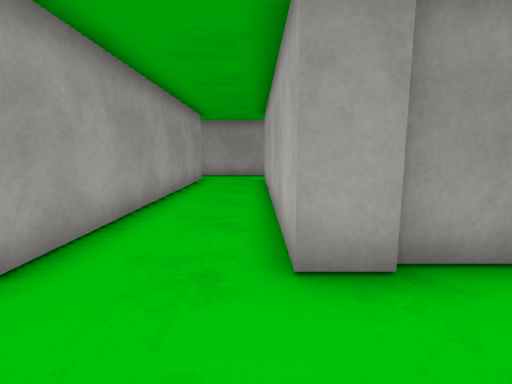
view 1 (above)

24 first-person views from a walk through a 3-D level made in the Unity game engine. The camera is 1.2 m above the floor, tilts 8° down and sees 85° across. The floor is counted in squares, 1 m on a side. Each view is taken from the middle of a square. On the plan, view 1 faces up. The plan holds only what a view shows up to about 13 squares ahead; the rest is blank. The place goes on beyond the plan. The player is left out. Surface patterns are stand-ins for the level's own textures.

view 2
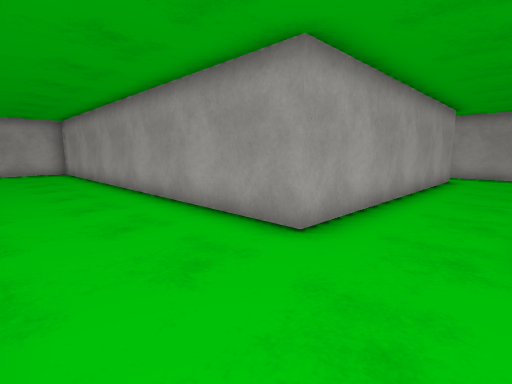

view 3
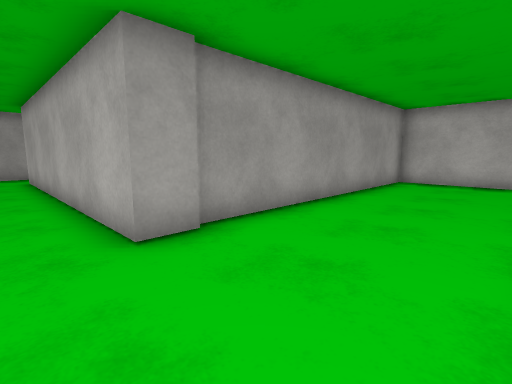

view 4
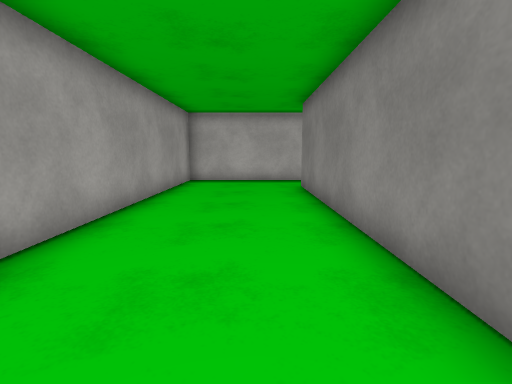

view 5
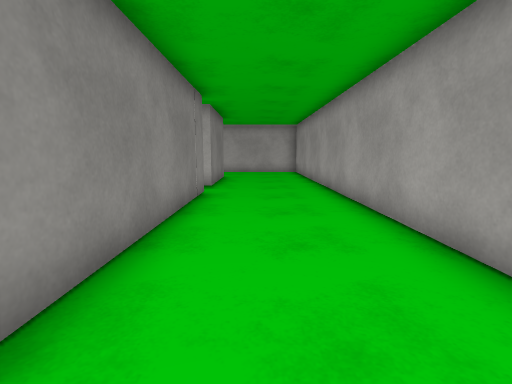

view 6
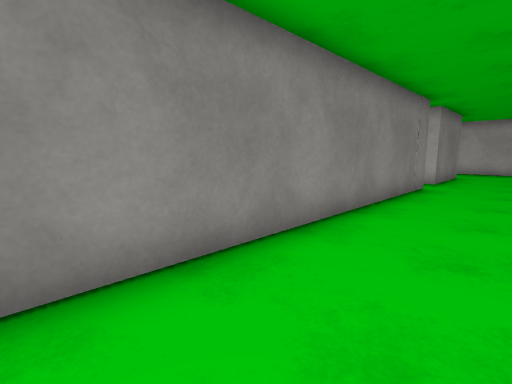

view 7
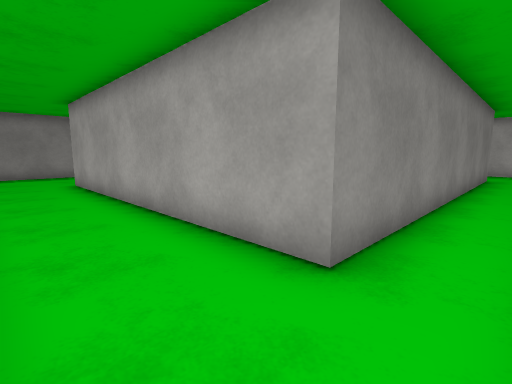

view 8
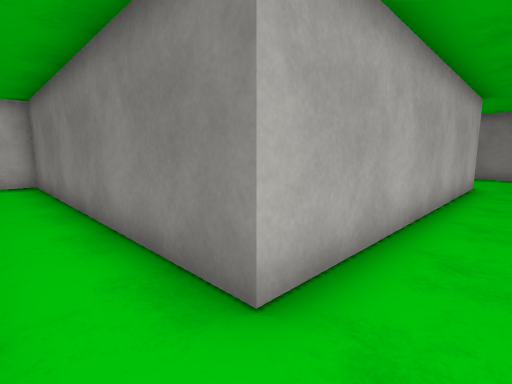

view 9
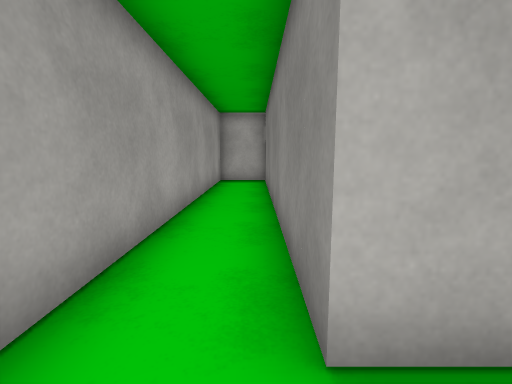

view 10
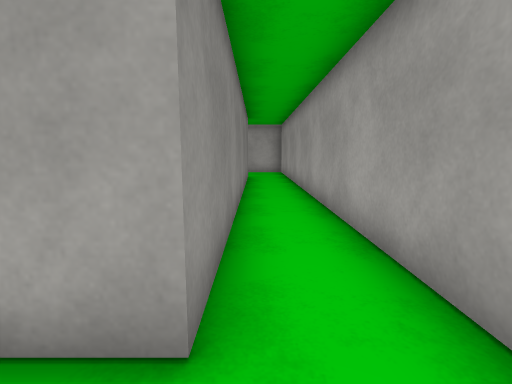

view 11
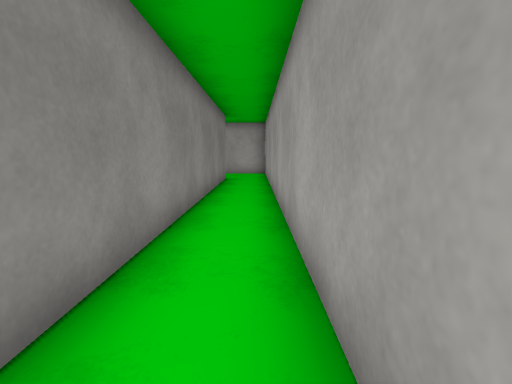

view 12
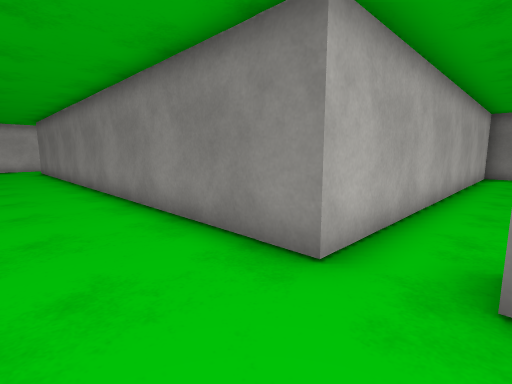

view 13
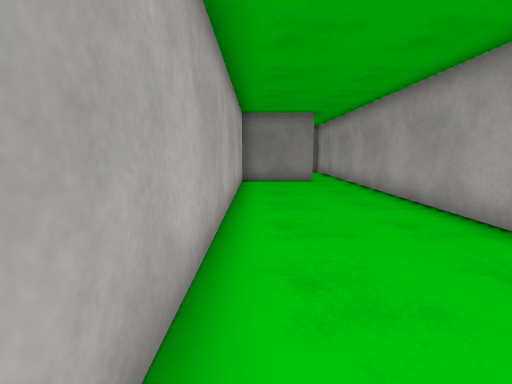

view 14
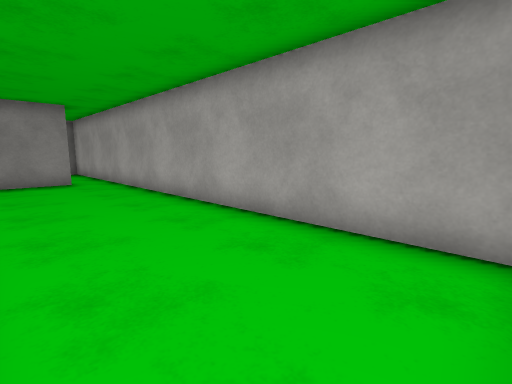

view 15
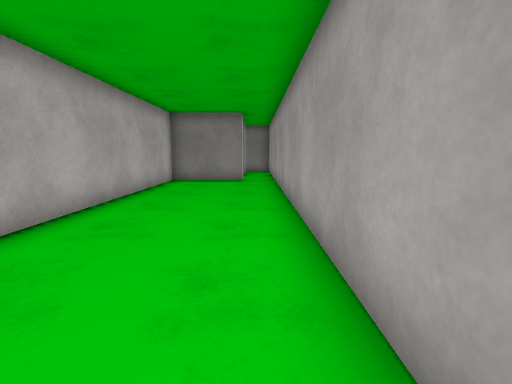

view 16
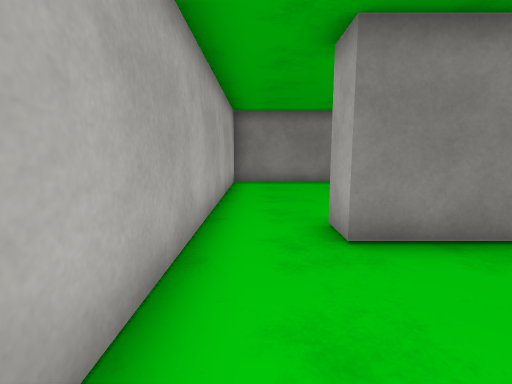

view 17
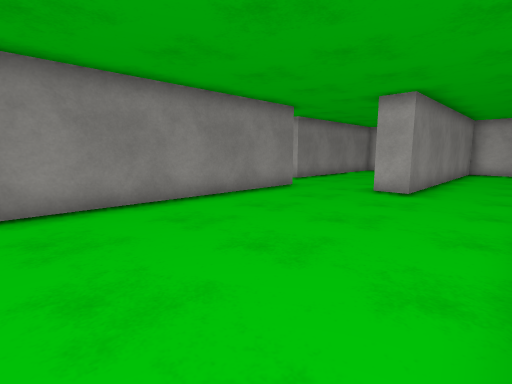

view 18
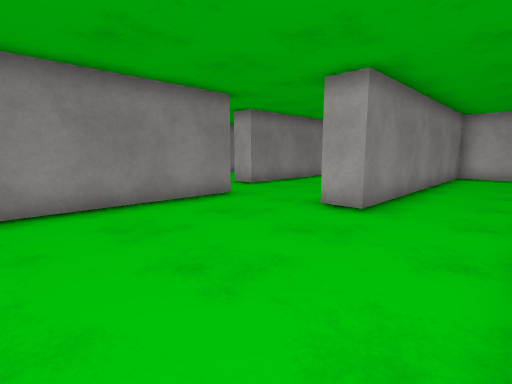

view 19
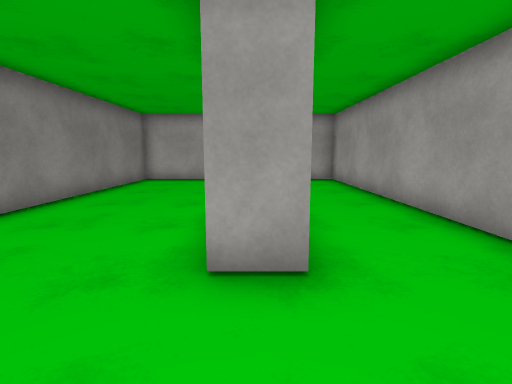

view 20
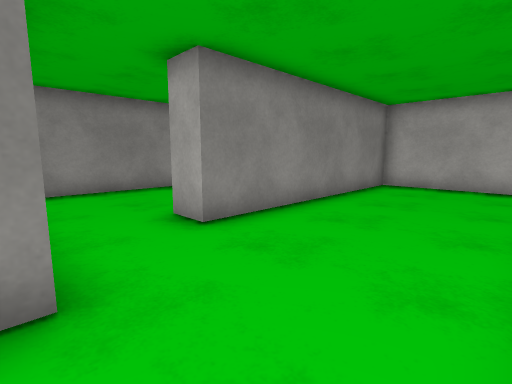

view 21
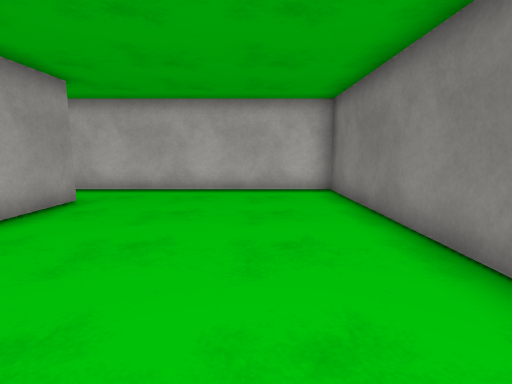

view 22
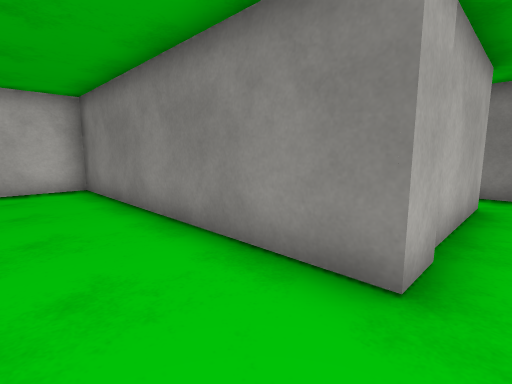

view 23
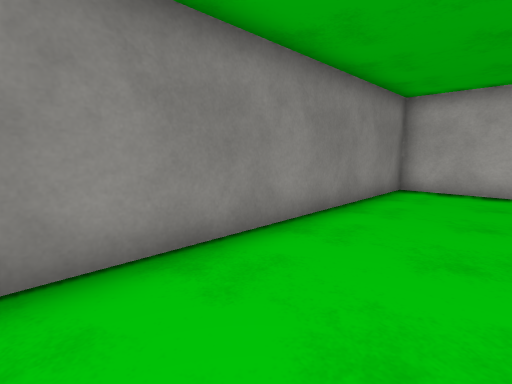

view 24
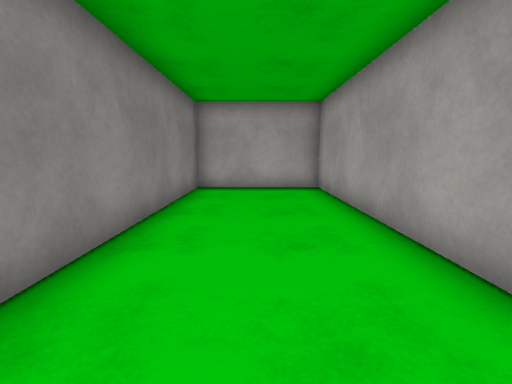

### Floor plan
Points are (right, up) in squares from view 1. A wall is a line through its corners. A room is listed if a view was taken in it or the views show most of it. See-through windows are left out.
Room 1 (views 1, 2, 3, 4, 5, 6, 7, 8, 9, 10, 11, 12, 16)
walls: (1.5, 2.6) (0.4, 2.6) (0.4, 12.6) (10.9, 12.6) (10.9, 14.5) (-14, 14.5); (-9.4, -2.6) (-9.4, -1.6) (8.8, -1.6); (-14.5, -1.6) (-10.9, -1.6) (-10.9, -2); (10.9, -1.4) (10.9, 2.8) (1.4, 2.8); (-14.5, 12.6) (-2.4, 12.6) (-2.4, 2.4) (-14.5, 2.4)
ways out: opening at (-10, -2) to room 2; opening at (9.5, -2) to room 3
Room 2 (views 13, 14, 15)
walls: (-13.8, -3) (-13.8, -16.6); (-12.4, -16) (-12.4, -14.9) (-9.4, -14.9) (-9.4, -2.6)
ways out: opening at (-10, -2) to room 1; opening at (-13, -15.5)
Room 3 (views 17, 18, 19, 20, 21, 22)
walls: (0.4, -2.6) (-8.4, -2.6) (-8.4, -5.5) (1.4, -5.5) (1.4, -6.5); (1.7, -12.6) (1.7, -9.4) (10.9, -9.4) (10.9, -1.4); (-8.4, -7.4) (-8.4, -10.9) (-0.6, -10.9) (-0.6, -12); (8.8, -1.6) (8.8, -2.6) (6.8, -2.6)
ways out: opening at (9.5, -2) to room 1; opening at (0.5, -11.5) to room 4
Room 4 (views 23, 24)
walls: (-1.1, -11.9) (-8.4, -11.9) (-8.4, -16) (2, -16); (1.7, -14.5) (1.7, -12.6)
ways out: opening at (0.5, -11.5) to room 3; opening at (2.5, -15)

Where each view was taken, in squares from view 1:
view 1: 0 up, 0 right, facing up
view 2: 1 down, 0 right, facing up-left
view 3: 1 down, 1 left, facing up-right
view 4: 0 up, 1 left, facing right
view 5: 0 up, 1 left, facing left
view 6: 1 up, 1 right, facing down-left
view 7: 14 up, 0 right, facing down-left
view 8: 14 up, 1 left, facing down-right
view 9: 13 up, 1 left, facing right
view 10: 13 up, 1 left, facing left
view 11: 14 up, 2 left, facing left
view 12: 1 up, 11 left, facing down-right
view 13: 3 down, 10 left, facing down
view 14: 3 down, 10 left, facing down-left
view 15: 3 down, 13 left, facing down
view 16: 2 up, 10 right, facing down
view 17: 3 down, 10 right, facing down-left
view 18: 3 down, 7 right, facing down-left
view 19: 6 down, 4 right, facing left
view 20: 7 down, 2 right, facing down-left
view 21: 7 down, 2 right, facing right
view 22: 7 down, 1 right, facing down-right
view 23: 13 down, 1 right, facing down-left
view 24: 14 down, 1 right, facing left
